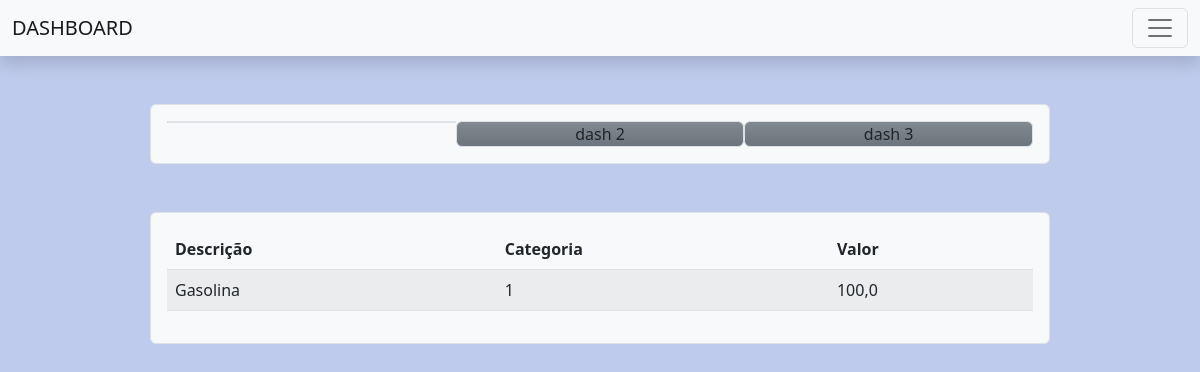
The app's page /, older data.
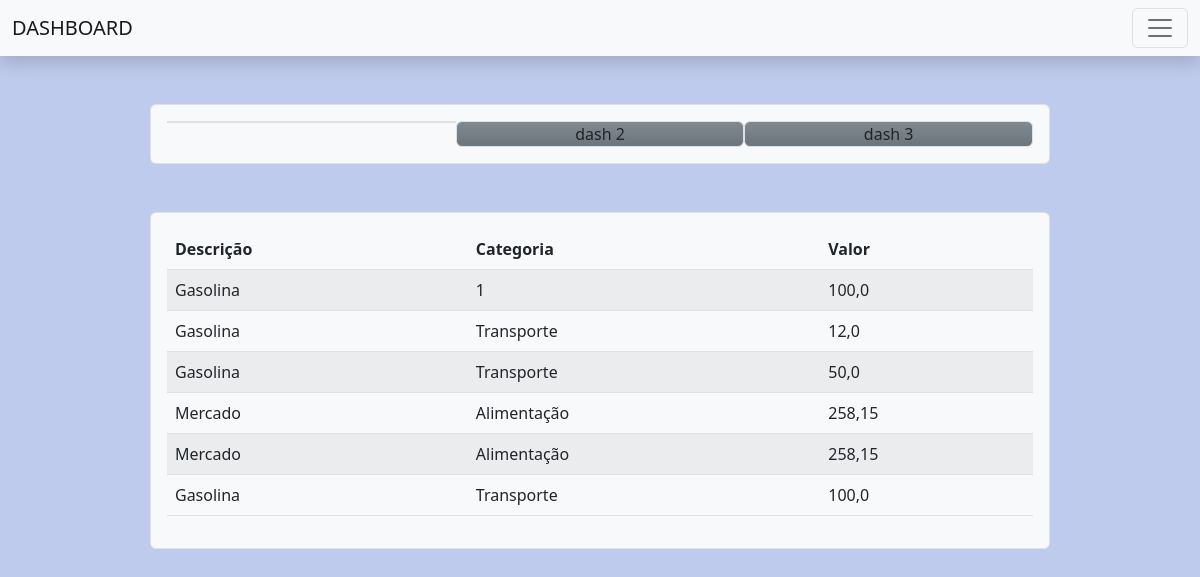
The same page, newer data.
### dashboard/models.py (models this page shows)
class Movimento(models.Model):
    data = models.DateField(default=datetime.datetime.now())
    descricao = models.CharField(max_length=50)
    categoria = models.CharField(max_length=50)
    valor = models.FloatField()
    def __str__(self):
        return self.descricao

### dashboard/views.py (the view)
# urls.py: path('', views.home, name="home"),
def home(request):
    lista = Movimento.objects.all()
    context = {
        'lista' : lista,
    }
    return render(request, 'home.html', context)

### dashboard/templates/home.html (shortened to what this page needs)
<!doctype html>
<html lang="en">
  <head>
    <link href="https://cdn.jsdelivr.net/npm/bootstrap@5.2.2/dist/css/bootstrap.min.css" rel="stylesheet">
  </head>
  <body class="fundo">
    <nav class="navbar bg-light shadow">
      <div class="container-fluid">
        <span class="navbar-brand mb-0 h1">DASHBOARD</span>
        <button class="navbar-toggler" type="button" data-bs-toggle="modal" data-bs-target="#exampleModal">
          <span class="navbar-toggler-icon"></span>
        </button>
      </div>
    </nav>
  <div class="row d-flex p-3 mb-3 mt-5 mx-auto w-75 border border-shadow rounded bg-light text-dark">
      <div class="col h-75 w-25 text-center border border-shadow rounded bg-secondary bg-gradient">
      </div>
      <div class="col w-25 text-center border border-shadow rounded bg-secondary bg-gradient">dash 2</div>
      <div class="col w-25 text-center border border-shadow rounded bg-secondary bg-gradient">dash 3</div>
  </div>
  <div class="p-3 mb-3 mt-5 mx-auto w-75 border border-shadow rounded bg-light text-dark">
    <table class="table table-striped">
      <thead>
        <tr>
          <th scope="col">Descrição</th>
          <th scope="col">Categoria</th>
          <th scope="col">Valor</th>
        </tr>
      </thead>
      <tbody>
        {% for descricao in lista %}
        <tr>
          <td>{{ descricao }}</td>
          <td>{{ descricao.categoria }}</td>
          <td>{{ descricao.valor }}</td>
        </tr>
          {% endfor %}
      </tbody>
    </table>
  </div>
  </body>
</html>

### dashboard/templates/home.html (style rules this page uses)
.fundo { background-color: #becbec; }

Row changes from the older to the newer data that the page shows:
added Movimento: descricao "Gasolina", categoria "Transporte", valor "12,0"
added Movimento: descricao "Gasolina", categoria "Transporte", valor "50,0"
added Movimento: descricao "Mercado", categoria "Alimentação", valor "258,15"
added Movimento: descricao "Mercado", categoria "Alimentação", valor "258,15"
added Movimento: descricao "Gasolina", categoria "Transporte", valor "100,0"
